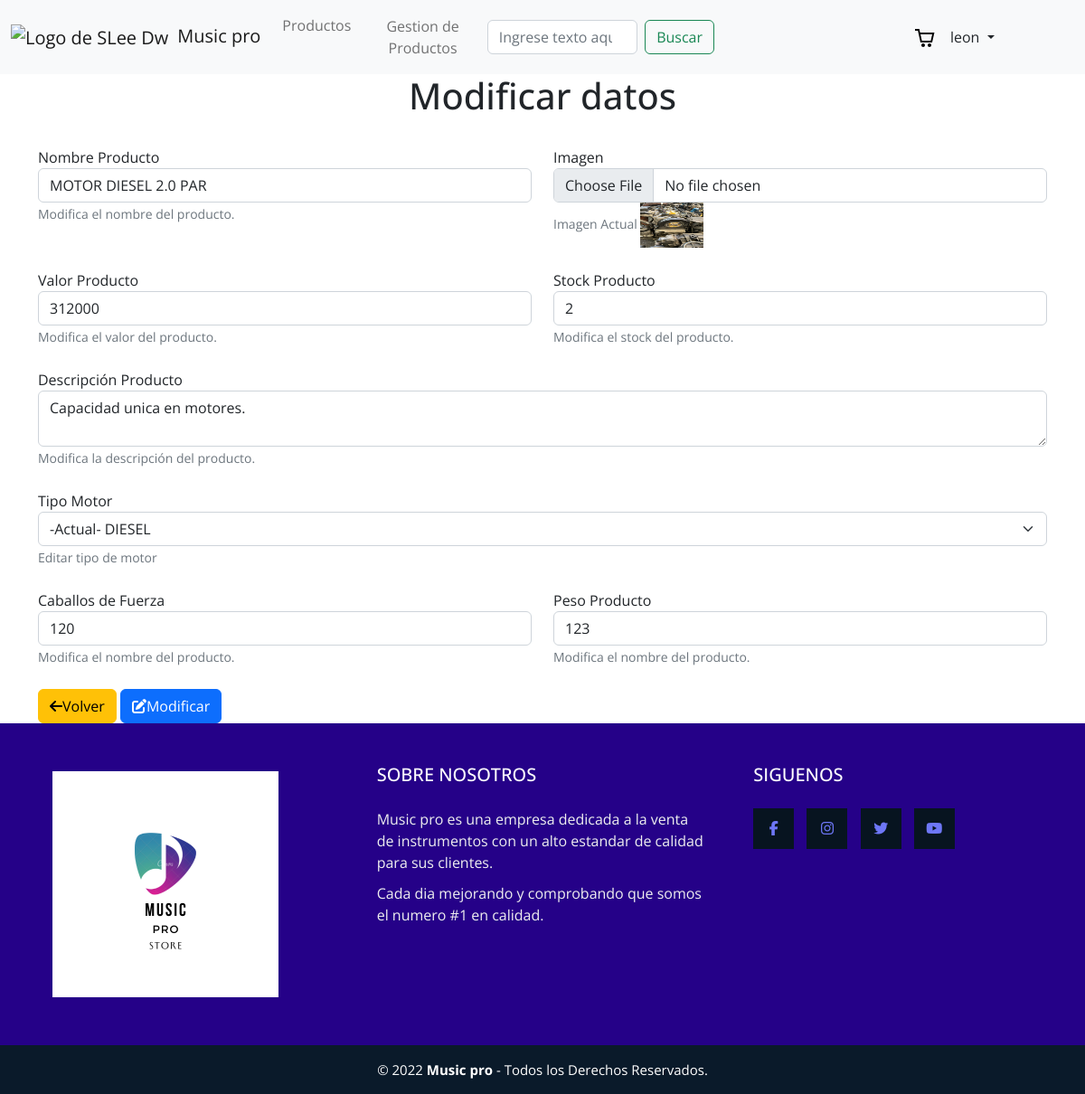
The page /update-prd/4 (signed in) on the database its author committed.
### users/models.py (models this page shows, shortened)
class User(AbstractBaseUser, PermissionsMixin):
    GENDER_CHOICES = (
        ('M', 'MASCULINO'),
        ('F', 'FEMENINO'),
        ('O', 'OTRO'),
    )
    username = models.CharField(max_length=50, unique=True)
    email = models.EmailField()
    nombres = models.CharField(max_length=50, blank=True)
    apellidos = models.CharField(max_length=50, blank=True)
    genero = models.CharField(max_length=1, choices = GENDER_CHOICES, blank=True)
    is_staff = models.BooleanField(default=False)
    USERNAME_FIELD = 'username'
    REQUIRED_FIELDS = ['email',]
    objects = UserManager()

### zavod/models.py (models this page shows)
class Producto(models.Model):
    Tipo_motor = (
        ('DIESEL', 'DIESEL'),
        ('PETROL', 'PETROL'),
        ('GAS', 'GAS'),
    )
    idProducto = models.AutoField(primary_key = True,verbose_name = 'Id de producto')
    nombre_producto = models.CharField(max_length = 100, verbose_name = 'Nombre de producto')
    image = models.ImageField(upload_to='images', verbose_name='Imagen')
    valor = models.IntegerField(verbose_name="valor")
    cantidad = models.IntegerField(verbose_name="cantidad")
    descripcion = models.CharField(verbose_name='descripcion', max_length=200)
    tipo_motor = models.CharField('Tipo de motor', max_length=10, choices=Tipo_motor)
    caballos_fuerza = models.IntegerField()
    peso = models.CharField(max_length=10)
    class Meta:
        verbose_name = 'Productos'
        verbose_name_plural = 'Todos los Productos'

### zavod/views.py (the view, shortened to what this page needs)
# urls.py: path('update-prd/<pk>', views.UpdateObj.as_view(), name='update_prd'),
class UpdateObj(StaffRequiredMixin, UpdateView):
    template_name= "update_obj.html"
    model = Producto
    fields = ('__all__')
    success_url = reverse_lazy('app_zavod:obj_adm')

### zavod/views.py (called while the page is built)
    def test_func(self):
            return self.request.user.is_staff

### zavod/templates/update_obj.html (shortened to what this page needs)
{% extends "./base.html" %}
{%block content%}
{%load static%}
<div class="container">
    <h1 style="text-align: center;">Modificar  datos</h1>
<form method="POST">{% csrf_token %}
        <br>
        <div class="row">
        <div class="col">
          <label for="id_nombre_producto">Nombre Producto </label>
          <input type="text" name="nombre_producto" maxlength="100" required class="form-control" id="id_nombre_producto" value="{{producto.nombre_producto}}" placeholder="Modificar Nombre">
          <small id="id_nombre_producto" class="form-text text-muted">Modifica el nombre del producto.</small>
        </div>
        <br>
        <div class="col">
          <label for="id_imagen">Imagen</label>
          <input type="file" name="image" accept="image/*" class="form-control" id="id_image" aria-describedby="emailHelp">
          <small  class="form-text text-muted">Imagen Actual <a href="{{producto.image.url}}"><img style="height: 50px; width: 70px;" src="{{ producto.image.url }}"></img></a></small>
        </div>
        </div>
        <br>
        <div class="row">
            <div class="col">
          <label for="id_valor">Valor Producto </label>
          <input type="number" name="valor"  required class="form-control" id="id_valor" value="{{producto.valor}}" aria-describedby="emailHelp" placeholder="Ingrese valor">
          <small id="id_valor" class="form-text text-muted">Modifica el valor del producto.</small>
        </div>
        <br>
        <div class="col">
          <label for="id_nombre_producto">Stock Producto </label>
          <input type="number" name="cantidad"  required class="form-control" id="id_cantidad" value="{{producto.cantidad}}" aria-describedby="emailHelp" placeholder="Ingrese cantidad">
          <small id="emailHelp" class="form-text text-muted">Modifica el stock del producto.</small>
        </div>
        </div>
        <br>
        <div class="row">
            <div class="col">
          <label for="id_nombre_producto">Descripción Producto</label>
          <textarea type="text" name="descripcion" maxlength="100" required class="form-control" id="id_nombre_producto" aria-describedby="emailHelp" placeholder="Ingrese descripción">{{producto.descripcion}}</textarea>
          <small id="emailHelp" class="form-text text-muted">Modifica la descripción del producto.</small>
        </div>
        </div>
        <br>
        <div class="form-group">
          <label for="id_tipo_motor">Tipo Motor </label>
          <select class="form-select" name="tipo_motor" id="id_tipo_motor">
            <option value ="{{producto.tipo_motor}}">-Actual- {{producto.tipo_motor}}</option>
            <br>
        </select>
          <small id="id_tipo_motor" class="form-text text-muted">Editar tipo de motor</small>
        </div>
        <br>
        <div class="row">
        <div class="col">
          <label for="id_caballos_fuerza">Caballos de Fuerza</label>
          <input type="number" name="caballos_fuerza"  required class="form-control" id="id_caballos_fuerza" value="{{producto.caballos_fuerza}}" aria-describedby="emailHelp" placeholder="Ingrese la cantidad de caballos de fuerza">
          <small id="caballos_fuerza" class="form-text text-muted">Modifica el nombre del producto.</small>
        </div>
        <br>
        <div class="col">
          <label for="id_peso">Peso Producto </label>
          <input type="text" name="peso"  required class="form-control" id="id_peso" value="{{producto.peso}}"  aria-describedby="emailHelp" placeholder="Ingrese peso">
          <small id="id_peso" class="form-text text-muted">Modifica el nombre del producto.</small>
        </div>
        </div>
        <br>
        <a href="{% url 'app_zavod:obj_adm' %}" class="btn btn-warning"><i class="fa-solid fa-arrow-left"></i>Volver</a>
        <button  type="submit" class="btn btn-primary"><i class="fa-solid fa-pen-to-square"></i>Modificar</button>
</form>
</div>
{% endblock %}

### zavod/templates/base.html (shortened to what this page needs)
{%load static%}
<!DOCTYPE html>
<html lang="en">
<head>
    <link href="https://cdn.jsdelivr.net/npm/bootstrap@5.2.0-beta1/dist/css/bootstrap.min.css" rel="stylesheet">
    <link rel="stylesheet" href="{% static 'css/footer.css' %}">
    <link rel="stylesheet" href="{% static 'css/index.css' %}">
    <link rel="stylesheet" href="{% static 'css/cart.css' %}">
</head>
<body>
    <header>
        <nav class="navbar navbar-expand-lg bg-light">
            <div class="container-fluid">
              <a class="navbar-brand" href="{% url 'app_zavod:home' %}"><img src="{% static 'img/logo2.jpg' %}" width="50px" style="margin-right: 10px;" alt="Logo de SLee Dw">Music pro</a>
              <div class="collapse navbar-collapse" id="navbarSupportedContent">
                <ul class="navbar-nav me-auto mb-2 mb-lg-0">
                  <li class="nav-item ">
                    <a class="nav-link"  href="{% url 'app_zavod:productos' %}">Productos</a>
                  </li>
                  {% if request.user.is_staff is not False%}
                  <li class="nav-item ">
                    <a class="btn nav-link"  href="{% url 'app_zavod:obj_adm' %}">Gestion de Productos</a>
                  </li>
                  {% endif %}
                </ul>
                <form class="d-flex" style="margin-right: 25%;" role="search">
                  <input class="form-control me-2" type="search" placeholder="Ingrese texto aquí" aria-label="Search">
                  <button class="btn btn-outline-success" type="submit">Buscar</button>
                </form>
                {% include "./components/header_cart.html" %}
                <div class="nav-item dropdown" style="margin-right: 10%;">
                  <a class="nav-link dropdown-toggle" href="#" id="navbarDropdown" role="button" data-bs-toggle="dropdown" aria-expanded="false">
                    {{user}}
                  </a>
                </div>
              </div>
            </div>
          </nav>
    </header>
    {%block content%}
    {% endblock %}
    <footer class="pie-pagina">
        <div class="grupo-1">
            <div class="box">
                <figure>
                    <a href="#">
                        <img src="{% static 'img/logo1.png' %}" alt="Logo de SLee Dw">
                    </a>
                </figure>
            </div>
            <div class="box">
                <h2>SOBRE NOSOTROS</h2>
                <p>Music pro es una empresa dedicada a la venta de instrumentos con un alto estandar de calidad para sus clientes.</p>
                <p>Cada dia mejorando y comprobando que somos el numero #1 en calidad.</p>
            </div>
            <div class="box">
                <h2>SIGUENOS</h2>
                <div class="red-social">
                    <a href="#" class="fa fa-facebook"></a>
                    <a href="#" class="fa fa-instagram"></a>
                    <a href="#" class="fa fa-twitter"></a>
                    <a href="#" class="fa fa-youtube"></a>
                </div>
            </div>
        </div>
        <div class="grupo-2">
            <small>&copy; 2022 <b>Music pro</b> - Todos los Derechos Reservados.</small>
        </div>
    </footer>
  </body>
</html>

### zavod/static/css/footer.css (style rules this page uses)
* { margin: 0; padding: 0; box-sizing: border-box; font-family: 'Open Sans', sans-serif; }
.pie-pagina { width: 100%; background-color: #250188; }
.pie-pagina .grupo-1 { width: 100%; max-width: 1200px; margin: auto; display:grid; grid-template-columns: repeat(3, 1fr); grid-gap:50px; padding: 45px 0px; }
.pie-pagina .grupo-1 .box figure { width: 100%; height: 100%; display: flex; justify-content: center; align-items: center; }
.pie-pagina .grupo-1 .box figure img { width: 250px; }
.pie-pagina .grupo-1 .box h2 { color: #fff; margin-bottom: 25px; font-size: 20px; }
.pie-pagina .grupo-1 .box p { color: #efefef; margin-bottom: 10px; }
.pie-pagina .grupo-1 .red-social a { display: inline-block; text-decoration: none; width: 45px; height: 45px; line-height: 45px; color: rgb(110, 119, 247); margin-right: 10px; background-color: #071420; text-align: center; transition: all 300ms ease; }
.pie-pagina .grupo-2 { background-color: #0a1a2a; padding: 15px 10px; text-align: center; color: #fff; }
.pie-pagina .grupo-2 small { font-size: 15px; }

### zavod/static/css/cart.css (style rules this page uses)
:root { --ICON_SIZE: 24px }

### rows shown on the page
User: username "leon"
Producto: nombre_producto "MOTOR DIESEL 2.0 PAR", image (picture), valor "312000", cantidad "2", descripcion "Capacidad unica en motores.", caballos_fuerza "120", peso "123"
